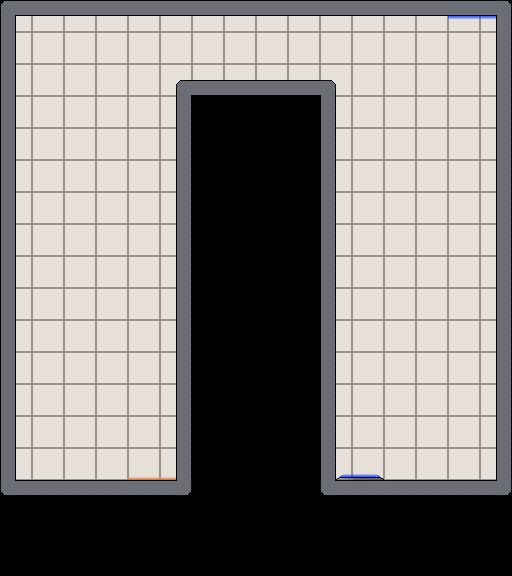

The image is a tile-based game level rendered from a .tmx file. Its description and source (layers, tilesets, objects; grid data summarised) follow:
An orthogonal 32x36 tile map with 16x16 px tiles, 7 tile layers (background, walls, switches, gravTiles, ...) and 2 objects (spawnPoint1, tut).

<map version="1.0" orientation="orthogonal" width="32" height="36" tilewidth="16" tileheight="16">
 <tileset firstgid="1" name="interiorTileset" tilewidth="16" tileheight="16">
  <image source="interiorTileset.png" trans="ff00ff" width="144" height="64" />
 </tileset>
 <layer name="background" width="32" height="36">
  <data>[1152 cells, 1152 non-empty, 5 distinct tile ids]</data>
 </layer>
 <layer name="walls" width="32" height="36">
  <data>[1152 cells, 172 non-empty, 8 distinct tile ids]</data>
 </layer>
 <layer name="switches" width="32" height="36">
  <data>[1152 cells, 0 non-empty, 0 distinct tile ids]</data>
 </layer>
 <layer name="gravTiles" width="32" height="36">
  <data>[1152 cells, 6 non-empty, 2 distinct tile ids]</data>
 </layer>
 <objectgroup name="spawnPoint" width="32" height="36">
  <object name="spawnPoint1" x="44" y="396" />
 </objectgroup>
 <layer name="acid" width="32" height="36">
  <data>[1152 cells, 0 non-empty, 0 distinct tile ids]</data>
 </layer>
 <layer name="exit" width="32" height="36">
  <data>[1152 cells, 1 non-empty, 1 distinct tile ids]</data>
 </layer>
 <layer name="exitDummyTiles" width="32" height="36">
  <data>[1152 cells, 2 non-empty, 2 distinct tile ids]</data>
 </layer>
 <objectgroup name="tutorial" width="32" height="36">
  <object name="tut" x="148" y="464" />
 </objectgroup>
</map>
